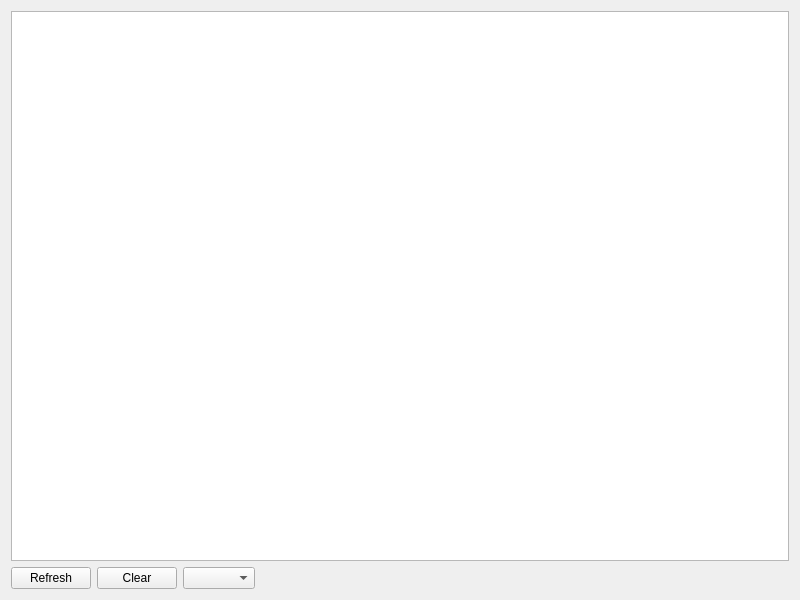
<?xml version="1.0" encoding="UTF-8"?>
<ui version="4.0">
 <class>LoggerScreen</class>
 <widget class="QWidget" name="LoggerScreen">
  <property name="geometry">
   <rect>
    <x>0</x>
    <y>0</y>
    <width>800</width>
    <height>600</height>
   </rect>
  </property>
  <property name="windowTitle">
   <string>Log Viewer</string>
  </property>
  <layout class="QVBoxLayout" name="verticalLayout">
   <item>
    <widget class="QTextEdit" name="logTextEdit">
     <property name="readOnly">
      <bool>true</bool>
     </property>
    </widget>
   </item>
   <item>
    <layout class="QHBoxLayout" name="buttonLayout">
     <item>
      <widget class="QPushButton" name="refreshButton">
       <property name="text">
        <string>Refresh</string>
       </property>
      </widget>
     </item>
     <item>
      <widget class="QPushButton" name="clearButton">
       <property name="text">
        <string>Clear</string>
       </property>
      </widget>
     </item>
     <item>
      <widget class="QComboBox" name="logFileComboBox"/>
     </item>
     <item>
      <spacer name="horizontalSpacer">
       <property name="orientation">
        <enum>Qt::Horizontal</enum>
       </property>
       <property name="sizeHint" stdset="0">
        <size>
         <width>40</width>
         <height>20</height>
        </size>
       </property>
      </spacer>
     </item>
    </layout>
   </item>
  </layout>
 </widget>
 <resources/>
 <connections/>
</ui>
